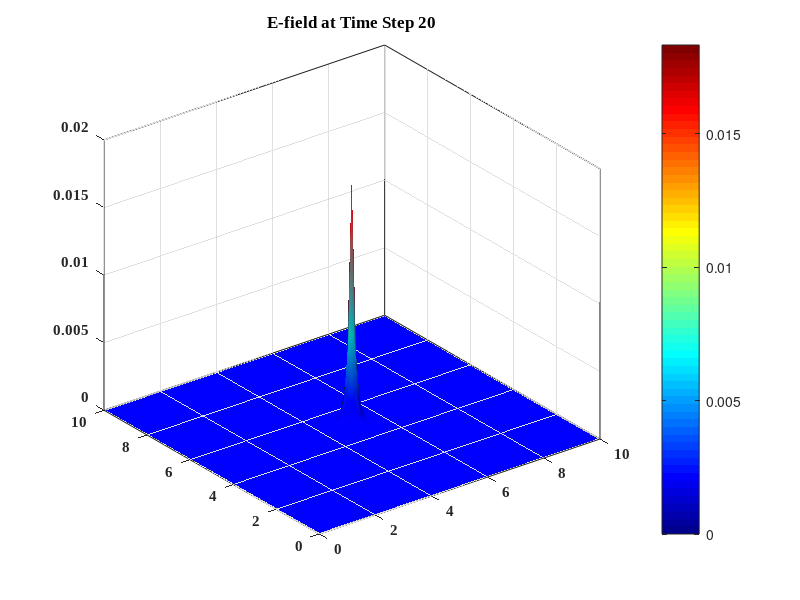
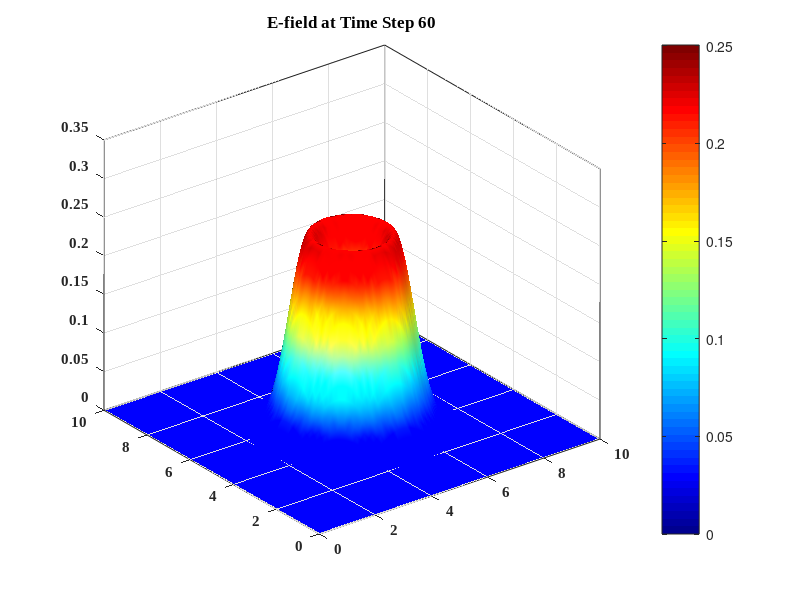
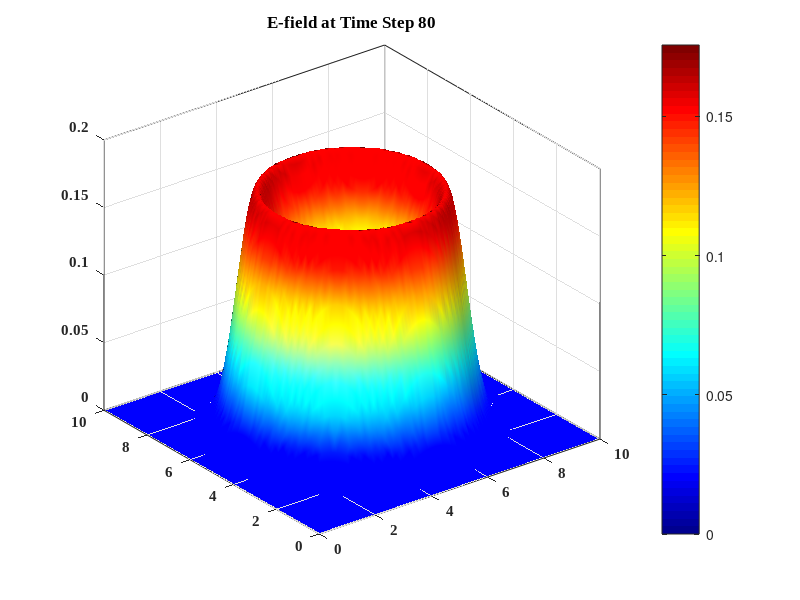
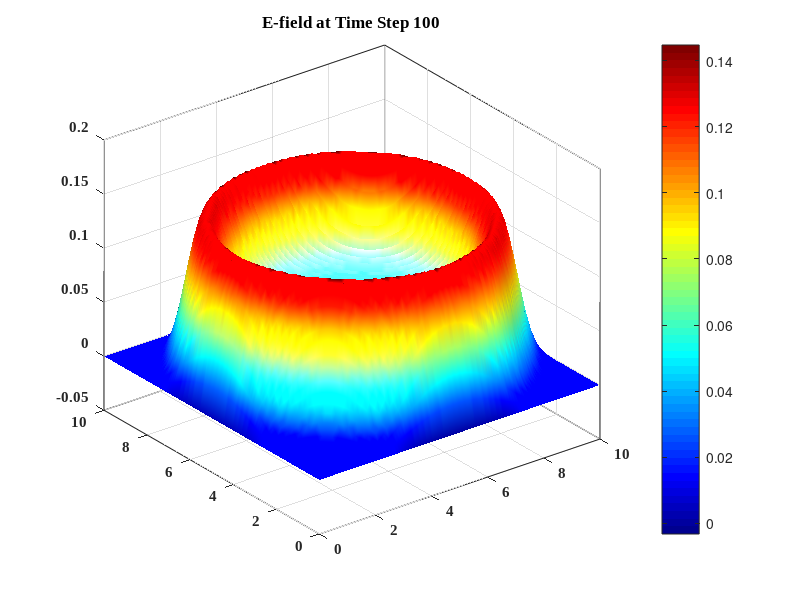

The MATLAB script that drew these images, in order: (Note: a time limit stopped this script after it produced the figures.)
% Hasan Tahir Abbas
% ECEN 637
% Homework 5: 2D TMz cylindrical wave propagation
% 10/06/2015
%
%
% This program computes and plots the TM mode fields in 2D rectagnular
% space with PEC boundaries using Yee's FDTD Algorithm. The code is based
% on the method as presented in Taflove,"Compututational Electrodynamics - The Finite
% Difference Time Domain Method", 2nd ed.,
%
%
clear;close all
%
%% Define Parameters
%
%
c = 2.99792458e8; % Speed of light
eps0 = 8.854187817e-12; % Free space permittivity
xmu0 = 4*pi*1e-7; % Free space permeability
%
%
a = 10; b = 10; % Space Dimensions
nx = 100; ny = 100; % Number of grid points in x and y direction
nx2 = ceil(nx/2); ny2 = ceil(ny/2); % Convert to integer in-case of odd number
nt = 200; % Number of time-steps
nskip = 5; % Time-steps to skip while recording
nsnap = ceil(nt/nskip);
%
% Gaussian Source
xndec = 10.0; % Mean
xn0 = 4*xndec; % Variance
%
%
%% Initialize
%
Ez = zeros( nx, ny ); %  Z E-field initialize to zero
Hx = zeros( nx, ny ); %  X H-field initialize to zero
Hy = zeros( nx, ny ); %  Y H-field initialize to zero

dx = a/(nx - 1); % Define spatial step
dy = dx; %
ds = dx;
% **************************
% **************************
dt = 1.005*ds/(c*sqrt(2)); % Stability Condition
% **************************
% **************************
%
%% Medium Definition
%
% Coefficients as defined in Taflove,"Compututational Electrodynamics - The Finite
% Difference Time Domain Method", 2nd ed., pg 85.
%
% coefficients subject to the medium parameters % % Field Coefficients

dte = ones(nx,ny)*dt/(ds*eps0);
dtm = ones(nx,ny)*dt/(ds*xmu0);
Da = ones(nx,ny);
Db = dtm;
Ca = ones(nx,ny);
Cb = dte;
%
%% Yee's FDTD Algorithm
%
for n = 1:nt
    for i = 1 : nx
        for j = 1 : ny
            if (i == nx2 && j == ny2) % Place source in the center
                
                Ez(i,j) = exp(-((n-xn0)/(xndec))^2); % Gaussian Source
                
            elseif (i == 1 || j == 1 || i == nx || j == ny )
                
                Ez(i,j) = 0; % PEC boundaries at the edges
                
            else
                
                Ez(i,j) = Ez(i,j)*Ca(i,j) + Cb(i,j)*(Hy(i,j) - Hy(i-1,j)...
                    - (Hx(i,j) - Hx(i,j-1)));
                
            end
        end
    end
    
    for i = 1 : nx
        for j = 1 : ny - 1
            
            Hx(i,j) = Hx(i,j)*Da(i,j) - Db(i,j)*(Ez(i,j+1) - Ez(i,j));
            
        end
    end
    
    for i = 1 : nx - 1
        for j = 1 : ny
            
            Hy(i,j) = Hy(i,j)*Da(i,j) + Db(i,j)*(Ez(i+1,j) - Ez(i,j));
            
        end
    end
    %
    %% Plot Routine
    %
    xd = 0:ds:a;
    [xdg, ydg] = meshgrid(xd, xd);
    figure(1)
    EzSurf = surf(xdg,ydg,Ez,'EdgeColor','interp','FaceLighting','gouraud');
    shading interp % Avoid jittered shading
    set(gcf,'Color','white'); % Set background color to white
    set (gca,'FontName','times new roman','FontWeight','bold','FontSize',11); % Set axes fonts to
    % Times New Roman
    
    box on %
    colorbar % Show colorbar on the right of the figure
    grid on
    colormap('jet')
    material dull % Set reflectivity of the surface to dull
    % Add three lights below tom improve visuals
    h = light;
    light('Position',[10 0 1]);
    light('Position',[-190 -120 1]);
    light('Position',[0 0 1]);
    title(['E-field at Time Step ',int2str(n)])
    matFileName = sprintf('Abbas_3_9_E_Field_%d', n); % Create Title with mode numbers
    
    if rem(n,nskip) == 0
        
        M_PEC(:,n/nskip) = getframe; % Capture frames to create a movie
        
    end
    
    if n == 20 || n == 60 || n == 80 || n == 100 ||...
            n == 120 || n == 140 || n == 160
        saveas(gcf,[matFileName,'.eps'],'epsc') % Save visualizations
    end
    
    
end
movie(M_PEC,1); % Play movie
